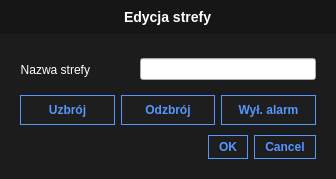
<?xml version="1.0" encoding="UTF-8"?>
<ui version="4.0">
 <class>ZoneEditDialog</class>
 <widget class="QDialog" name="ZoneEditDialog">
  <property name="geometry">
   <rect>
    <x>0</x>
    <y>0</y>
    <width>336</width>
    <height>179</height>
   </rect>
  </property>
  <property name="windowTitle">
   <string>Dialog</string>
  </property>
  <property name="styleSheet">
   <string notr="true">QPushButton {
	background-color: rgb(30, 30, 30);
	border: 1px solid rgb(85, 150, 255);
	color: rgb(85, 150, 255);
	padding: 4px 10px;
	font: 75 10pt &quot;Segoe UI&quot;;
	font-weight: 500;
}
QPushButton::hover {
	background-color: rgb(85, 150, 255);
	border: 1px solid rgb(30, 30, 30);
	font: 75 10pt &quot;Segoe UI&quot;;
	color: rgb(30, 30, 30);
	border-radius:5px;
	font-weight: 500;
}

QPushButton::disabled {
	color:rgb(30, 47, 103);
	background-color:rgb(85, 106, 132);
	border: 1px solid rgb(7, 23, 59);
	border-radius: 10px;
	font-size: 14px;
}
#mainWidg {
	background-color: rgb(28, 28, 28);
	
}</string>
  </property>
  <layout class="QVBoxLayout" name="verticalLayout" stretch="1,10">
   <property name="spacing">
    <number>0</number>
   </property>
   <property name="leftMargin">
    <number>0</number>
   </property>
   <property name="topMargin">
    <number>0</number>
   </property>
   <property name="rightMargin">
    <number>0</number>
   </property>
   <property name="bottomMargin">
    <number>0</number>
   </property>
   <item>
    <widget class="QWidget" name="widget" native="true">
     <property name="styleSheet">
      <string notr="true">background-color: rgb(22, 22, 22);</string>
     </property>
     <layout class="QVBoxLayout" name="verticalLayout_3">
      <item alignment="Qt::AlignHCenter">
       <widget class="QLabel" name="label_2">
        <property name="styleSheet">
         <string notr="true">color:white;
font-size: 14px;
font-weight: 500;</string>
        </property>
        <property name="text">
         <string>Edycja strefy</string>
        </property>
       </widget>
      </item>
     </layout>
    </widget>
   </item>
   <item>
    <widget class="QWidget" name="mainWidg" native="true">
     <layout class="QVBoxLayout" name="verticalLayout_2">
      <property name="spacing">
       <number>10</number>
      </property>
      <property name="leftMargin">
       <number>20</number>
      </property>
      <property name="topMargin">
       <number>20</number>
      </property>
      <property name="rightMargin">
       <number>20</number>
      </property>
      <property name="bottomMargin">
       <number>20</number>
      </property>
      <item>
       <widget class="QWidget" name="widget_3" native="true">
        <layout class="QHBoxLayout" name="horizontalLayout">
         <property name="spacing">
          <number>50</number>
         </property>
         <property name="leftMargin">
          <number>0</number>
         </property>
         <property name="topMargin">
          <number>0</number>
         </property>
         <property name="rightMargin">
          <number>0</number>
         </property>
         <property name="bottomMargin">
          <number>0</number>
         </property>
         <item alignment="Qt::AlignRight">
          <widget class="QLabel" name="label">
           <property name="styleSheet">
            <string notr="true">color:white;</string>
           </property>
           <property name="text">
            <string>Nazwa strefy</string>
           </property>
           <property name="alignment">
            <set>Qt::AlignRight|Qt::AlignTrailing|Qt::AlignVCenter</set>
           </property>
          </widget>
         </item>
         <item>
          <widget class="QLineEdit" name="zoneNameLineEdit">
           <property name="styleSheet">
            <string notr="true">color:white;</string>
           </property>
          </widget>
         </item>
        </layout>
       </widget>
      </item>
      <item>
       <widget class="QWidget" name="widget_2" native="true">
        <layout class="QHBoxLayout" name="horizontalLayout_2">
         <property name="leftMargin">
          <number>0</number>
         </property>
         <property name="topMargin">
          <number>0</number>
         </property>
         <property name="rightMargin">
          <number>0</number>
         </property>
         <property name="bottomMargin">
          <number>0</number>
         </property>
         <item>
          <widget class="QPushButton" name="armOnBtn">
           <property name="sizePolicy">
            <sizepolicy hsizetype="Minimum" vsizetype="Minimum">
             <horstretch>0</horstretch>
             <verstretch>0</verstretch>
            </sizepolicy>
           </property>
           <property name="text">
            <string>Uzbrój</string>
           </property>
           <property name="icon">
            <iconset resource="../images.qrc">
             <normaloff>:/icons/img/lock.png</normaloff>:/icons/img/lock.png</iconset>
           </property>
          </widget>
         </item>
         <item>
          <widget class="QPushButton" name="armOffBtn">
           <property name="sizePolicy">
            <sizepolicy hsizetype="Minimum" vsizetype="Minimum">
             <horstretch>0</horstretch>
             <verstretch>0</verstretch>
            </sizepolicy>
           </property>
           <property name="text">
            <string>Odzbrój</string>
           </property>
           <property name="icon">
            <iconset resource="../images.qrc">
             <normaloff>:/icons/img/unlock.png</normaloff>:/icons/img/unlock.png</iconset>
           </property>
          </widget>
         </item>
         <item>
          <widget class="QPushButton" name="alarmOffBtn">
           <property name="sizePolicy">
            <sizepolicy hsizetype="Minimum" vsizetype="Minimum">
             <horstretch>0</horstretch>
             <verstretch>0</verstretch>
            </sizepolicy>
           </property>
           <property name="text">
            <string>Wył. alarm</string>
           </property>
           <property name="icon">
            <iconset resource="../images.qrc">
             <normaloff>:/icons/img/nosafety.png</normaloff>:/icons/img/nosafety.png</iconset>
           </property>
           <property name="iconSize">
            <size>
             <width>24</width>
             <height>24</height>
            </size>
           </property>
          </widget>
         </item>
        </layout>
       </widget>
      </item>
      <item>
       <widget class="QDialogButtonBox" name="buttonBox">
        <property name="orientation">
         <enum>Qt::Horizontal</enum>
        </property>
        <property name="standardButtons">
         <set>QDialogButtonBox::Cancel|QDialogButtonBox::Ok</set>
        </property>
       </widget>
      </item>
     </layout>
    </widget>
   </item>
  </layout>
 </widget>
 <resources>
  <include location="../images.qrc"/>
 </resources>
 <connections>
  <connection>
   <sender>buttonBox</sender>
   <signal>accepted()</signal>
   <receiver>ZoneEditDialog</receiver>
   <slot>accept()</slot>
   <hints>
    <hint type="sourcelabel">
     <x>248</x>
     <y>254</y>
    </hint>
    <hint type="destinationlabel">
     <x>157</x>
     <y>274</y>
    </hint>
   </hints>
  </connection>
  <connection>
   <sender>buttonBox</sender>
   <signal>rejected()</signal>
   <receiver>ZoneEditDialog</receiver>
   <slot>reject()</slot>
   <hints>
    <hint type="sourcelabel">
     <x>316</x>
     <y>260</y>
    </hint>
    <hint type="destinationlabel">
     <x>286</x>
     <y>274</y>
    </hint>
   </hints>
  </connection>
 </connections>
</ui>
